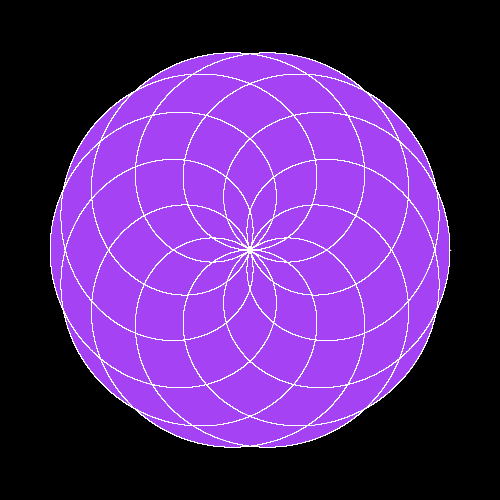
Frame 1 (no input)
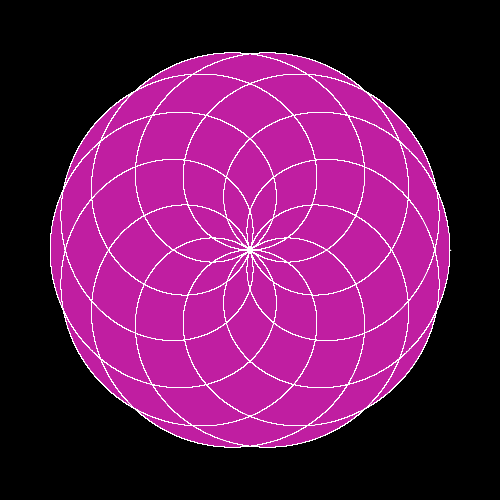
Frame 60 (the mouse pressed at the canvas centre just before this capture)
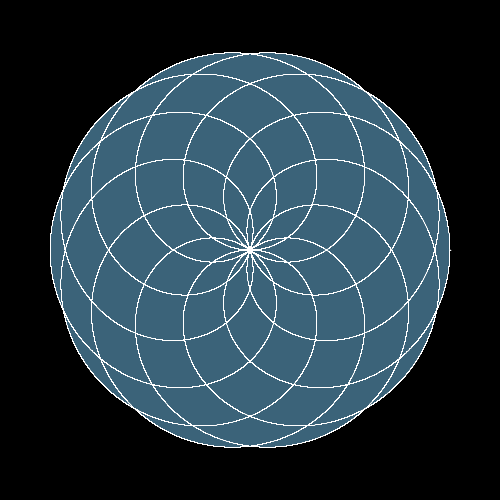
Frame 120 (the mouse held since frame 60 and released just before this capture)

The Processing sketch that drew these frames (run headless with seeded random() and noise(); from frame 60 on, the mouse is pressed at the canvas centre):

// Processing sketch: Mathematical_Rose_Patterns
// ── Mathematical_Rose_Patterns.pde
// From https://youtu.be/f5QBExMNB1I?list=PLRqwX-V7Uu6ZiZxtDDRCi6uhfTH4FilpH
float d = 8;
float n = 5; 
float k = n/d; 
void setup()
{
 size(500,500);
 
}
void draw()
{
   background(0);
   translate(width / 2 , height / 2);

  beginShape();
  stroke(255);
  strokeWeight(1);
  fill(random(256),random(256),random(256)); 
  for(float a = 0; a < TWO_PI * d; a+=.001)
  {
    float r = 200 * cos(k*a); 
    float x = r * cos(a); 
    float y = r * sin(a); 
    vertex(x,y); 
  }
  endShape(CLOSE); 
}
